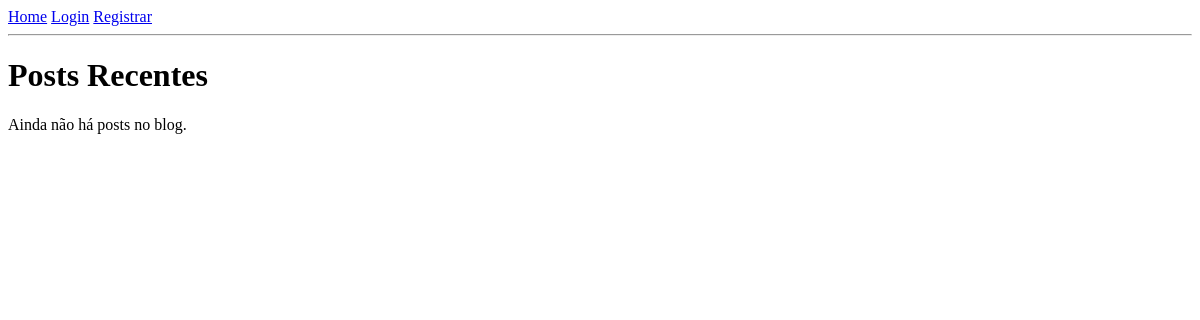
The app's page /home, older data.
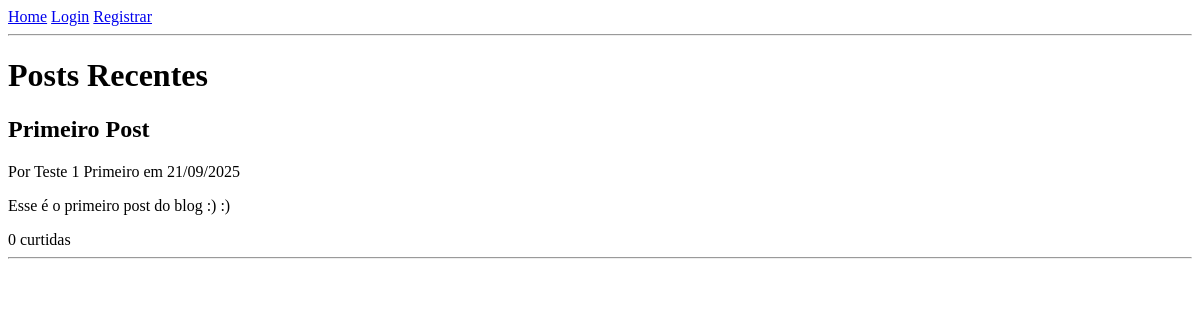
The same page, newer data.
### models.py (models this page shows, shortened)
class Post(db.Model):
    id = db.Column(db.Integer, primary_key=True)
    titulo = db.Column(db.String(255), nullable=False)
    corpo = db.Column(db.Text, nullable=False)
    data_criacao = db.Column(db.DateTime, nullable=False, default=datetime.utcnow)
    user_id = db.Column(db.Integer, db.ForeignKey('user.id'), nullable=False)
    liked_by = db.relationship('User', secondary=likes, backref=db.backref('liked_posts', lazy='dynamic'))

class User(db.Model, UserMixin):
    id = db.Column(db.Integer, primary_key=True)
    nome = db.Column(db.String(255), nullable=False)
    sobrenome = db.Column(db.String(255), nullable=False)
    senha = db.Column(db.String(255), nullable=False) # Atenção: Lembre-se de hashear a senha!
    email = db.Column(db.String(255), unique=True, nullable=False)
    biografia = db.Column(db.Text, nullable=True)
    avatar_url = db.Column(db.String(255), nullable=True)
    data_registro = db.Column(db.DateTime, nullable=False, default=datetime.utcnow)
    posts = db.relationship('Post', backref='author', lazy=True)

### routes.py (the view)
@app.route("/home")
def homepage():
    posts = Post.query.order_by(Post.data_criacao.desc()).all()
    return render_template('homepage.html', title='Página Inicial', posts=posts)

### templates/homepage.html (shortened to what this page needs)
<!DOCTYPE html>
<html lang="en">
<head>
</head>
<body>
    <header>
        <a href="{{ url_for('homepage') }}">Home</a>
        {% if current_user.is_authenticated %}
        <a href="{{ url_for('perfil') }}">Meu Perfil</a>
            <a href="{{ url_for('logout') }}">Logout</a>
        {% else %}
            <a href="{{ url_for('login') }}">Login</a>
            <a href="{{ url_for('register') }}">Registrar</a>
        {% endif %}
        <hr>
    </header>
    <main>
        <h1>Posts Recentes</h1>
        {% for post in posts %}
            <article>
                <h2>{{ post.titulo }}</h2>
                <p>
                    Por {{ post.author.nome }} {{ post.author.sobrenome }}
                    em {{ post.data_criacao.strftime('%d/%m/%Y') }}
                </p>
                <p>{{ post.corpo }}</p>
                <div style="display: flex; align-items: center; gap: 15px;">
                    <span>{{ post.liked_by | length }} curtidas</span>
                </div>
            </article>
            <hr>
        {% else %}
            <p>Ainda não há posts no blog.</p>
        {% endfor %}
    </main>
</body>
</html>

Row changes from the older to the newer data that the page shows:
added Post: titulo "Primeiro Post", author.nome "Teste 1", author.sobrenome "Primeiro", data_criacao "21/09/2025", corpo "Esse é o primeiro post do blog :) :)", liked_by|length "0"
Text that changed along with them:
text no longer shown: "Ainda não há posts no blog."
